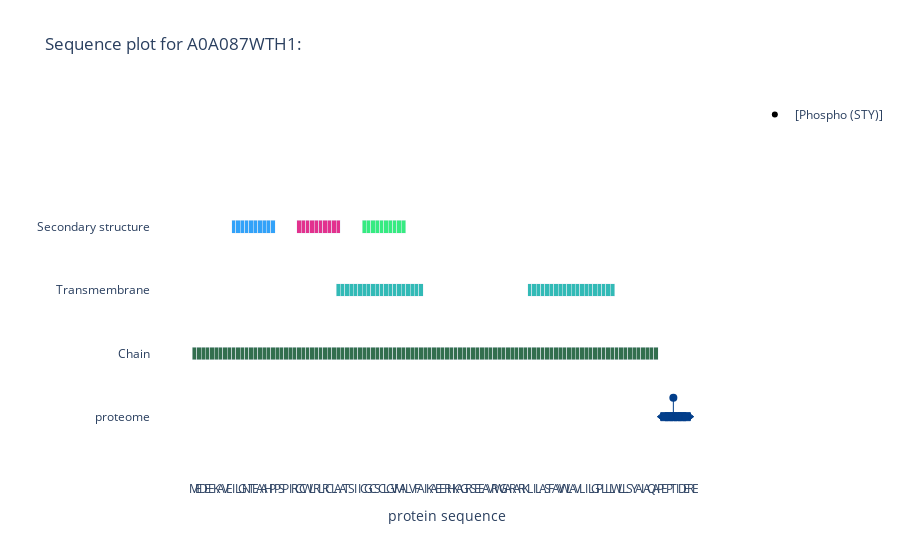

Notebook cell for this chart:
### Code cell
#hide
plot_peptide_traces(test_formatted_proteome_data,
                  name = 'proteome',
                  protein = "A0A087WTH1",
                  fasta = test_fasta,
                   uniprot=uniprot_annotation,
                   selected_features=all_annotatins,
                    uniprot_feature_dict=uniprot_feature_dict,
                    uniprot_color_dict=uniprot_color_dict)

### Figure 1 — Plotly figure (JSON) as saved in the notebook; plotly's stock layout.template omitted (floating-point values rounded to 4 significant figures)
{"data": [{"hovertemplate": "Peptide: %{meta}<br>Protein IDs: %{text}", "marker": {"color": ["#023e8a", "#023e8a", "#023e8a", "#023e8a", "#023e8a", "#023e8a", "#023e8a", "#023e8a"], "line": {"color": ["#023e8a", "#023e8a", "#023e8a", "#023e8a", "#023e8a", "#023e8a", "#023e8a", "#023e8a"]}, "opacity": 1, "size": [6, 8, 8, 8, 8, 8, 8, 6], "symbol": [7, 1, 1, 1, 1, 1, 1, 8]}, "meta": ["PEPT[Phospho (STY)]IDER", "PEPT[Phospho (STY)]IDER", "PEPT[Phospho (STY)]IDER", "PEPT[Phospho (STY)]IDER", "PEPT[Phospho (STY)]IDER", "PEPT[Phospho (STY)]IDER", "PEPT[Phospho (STY)]IDER", "PEPT[Phospho (STY)]IDER"], "mode": "markers", "name": "", "showlegend": false, "text": ["A0A024R161;A0A087WT10;A0A087WTH1", "A0A024R161;A0A087WT10;A0A087WTH1", "A0A024R161;A0A087WT10;A0A087WTH1", "A0A024R161;A0A087WT10;A0A087WTH1", "A0A024R161;A0A087WT10;A0A087WTH1", "A0A024R161;A0A087WT10;A0A087WTH1", "A0A024R161;A0A087WT10;A0A087WTH1", "A0A024R161;A0A087WT10;A0A087WTH1"], "type": "scatter", "x": [107, 108, 109, 110, 111, 112, 113, 114], "xaxis": "x", "y": [0, 0, 0, 0, 0, 0, 0, 0, 0, 0, 0, 0, 0, 0, 0, 0, 0, 0, 0, 0, 0, 0, 0, 0, 0, 0, 0, 0, 0, 0, 0, 0, 0, 0, 0, 0, 0, 0, 0, 0, 0, 0, 0, 0, 0, 0, 0, 0, 0, 0, 0, 0, 0, 0, 0, 0, 0, 0, 0, 0, 0, 0, 0, 0, 0, 0, 0, 0, 0, 0, 0, 0, 0, 0, 0, 0, 0, 0, 0, 0, 0, 0, 0, 0, 0, 0, 0, 0, 0, 0, 0, 0, 0, 0, 0, 0, 0, 0, 0, 0, 0, 0, 0, 0, 0, 0, 0, 0, 0, 0, 0, 0, 0, 0, 0, 0]}, {"hoverinfo": "text", "hovertext": ["[Phospho (STY)]"], "marker": {"color": ["#023e8a"], "line": {"color": ["#023e8a"]}, "opacity": 1, "size": 8, "symbol": [0]}, "mode": "markers", "name": "", "showlegend": false, "type": "scatter", "x": [110], "xaxis": "x", "y": [0.3]}, {"marker": {"color": "black", "symbol": 0}, "mode": "markers", "name": "[Phospho (STY)]", "showlegend": true, "type": "scatter", "y": [null]}, {"base": [0.9, 0.9, 0.9, 0.9, 0.9, 0.9, 0.9, 0.9, 0.9, 0.9, 0.9, 0.9, 0.9, 0.9, 0.9, 0.9, 0.9, 0.9, 0.9, 0.9, 0.9, 0.9, 0.9, 0.9, 0.9, 0.9, 0.9, 0.9, 0.9, 0.9, 0.9, 0.9, 0.9, 0.9, 0.9, 0.9, 0.9, 0.9, 0.9, 0.9, 0.9, 0.9, 0.9, 0.9, 0.9, 0.9, 0.9, 0.9, 0.9, 0.9, 0.9, 0.9, 0.9, 0.9, 0.9, 0.9, 0.9, 0.9, 0.9, 0.9, 0.9, 0.9, 0.9, 0.9, 0.9, 0.9, 0.9, 0.9, 0.9, 0.9, 0.9, 0.9, 0.9, 0.9, 0.9, 0.9, 0.9, 0.9, 0.9, 0.9, 0.9, 0.9, 0.9, 0.9, 0.9, 0.9, 0.9, 0.9, 0.9, 0.9, 0.9, 0.9, 0.9, 0.9, 0.9, 0.9, 0.9, 0.9, 0.9, 0.9, 0.9, 0.9, 0.9, 0.9, 0.9, 0.9, 0.9], "hoverinfo": "text", "hovertext": "Transmembrane protein 265", "marker": {"color": "#004b23"}, "name": "", "opacity": 0.8, "showlegend": false, "type": "bar", "x": [0, 1, 2, 3, 4, 5, 6, 7, 8, 9, 10, 11, 12, 13, 14, 15, 16, 17, 18, 19, 20, 21, 22, 23, 24, 25, 26, 27, 28, 29, 30, 31, 32, 33, 34, 35, 36, 37, 38, 39, 40, 41, 42, 43, 44, 45, 46, 47, 48, 49, 50, 51, 52, 53, 54, 55, 56, 57, 58, 59, 60, 61, 62, 63, 64, 65, 66, 67, 68, 69, 70, 71, 72, 73, 74, 75, 76, 77, 78, 79, 80, 81, 82, 83, 84, 85, 86, 87, 88, 89, 90, 91, 92, 93, 94, 95, 96, 97, 98, 99, 100, 101, 102, 103, 104, 105, 106], "y": [0.2, 0.2, 0.2, 0.2, 0.2, 0.2, 0.2, 0.2, 0.2, 0.2, 0.2, 0.2, 0.2, 0.2, 0.2, 0.2, 0.2, 0.2, 0.2, 0.2, 0.2, 0.2, 0.2, 0.2, 0.2, 0.2, 0.2, 0.2, 0.2, 0.2, 0.2, 0.2, 0.2, 0.2, 0.2, 0.2, 0.2, 0.2, 0.2, 0.2, 0.2, 0.2, 0.2, 0.2, 0.2, 0.2, 0.2, 0.2, 0.2, 0.2, 0.2, 0.2, 0.2, 0.2, 0.2, 0.2, 0.2, 0.2, 0.2, 0.2, 0.2, 0.2, 0.2, 0.2, 0.2, 0.2, 0.2, 0.2, 0.2, 0.2, 0.2, 0.2, 0.2, 0.2, 0.2, 0.2, 0.2, 0.2, 0.2, 0.2, 0.2, 0.2, 0.2, 0.2, 0.2, 0.2, 0.2, 0.2, 0.2, 0.2, 0.2, 0.2, 0.2, 0.2, 0.2, 0.2, 0.2, 0.2, 0.2, 0.2, 0.2, 0.2, 0.2, 0.2, 0.2, 0.2, 0.2]}, {"base": [1.9, 1.9, 1.9, 1.9, 1.9, 1.9, 1.9, 1.9, 1.9, 1.9, 1.9, 1.9, 1.9, 1.9, 1.9, 1.9, 1.9, 1.9, 1.9, 1.9], "hoverinfo": "text", "hovertext": "Helical; Name=1", "marker": {"color": "#00a9a5"}, "name": "", "opacity": 0.8, "showlegend": false, "type": "bar", "x": [33, 34, 35, 36, 37, 38, 39, 40, 41, 42, 43, 44, 45, 46, 47, 48, 49, 50, 51, 52], "y": [0.2, 0.2, 0.2, 0.2, 0.2, 0.2, 0.2, 0.2, 0.2, 0.2, 0.2, 0.2, 0.2, 0.2, 0.2, 0.2, 0.2, 0.2, 0.2, 0.2]}, {"base": [1.9, 1.9, 1.9, 1.9, 1.9, 1.9, 1.9, 1.9, 1.9, 1.9, 1.9, 1.9, 1.9, 1.9, 1.9, 1.9, 1.9, 1.9, 1.9, 1.9], "hoverinfo": "text", "hovertext": "Helical; Name=2", "marker": {"color": "#00a9a5"}, "name": "", "opacity": 0.8, "showlegend": false, "type": "bar", "x": [77, 78, 79, 80, 81, 82, 83, 84, 85, 86, 87, 88, 89, 90, 91, 92, 93, 94, 95, 96], "y": [0.2, 0.2, 0.2, 0.2, 0.2, 0.2, 0.2, 0.2, 0.2, 0.2, 0.2, 0.2, 0.2, 0.2, 0.2, 0.2, 0.2, 0.2, 0.2, 0.2]}, {"base": [2.9, 2.9, 2.9, 2.9, 2.9, 2.9, 2.9, 2.9, 2.9, 2.9], "hoverinfo": "text", "hovertext": "Helix", "marker": {"color": "#008BF8"}, "name": "", "opacity": 0.8, "showlegend": false, "type": "bar", "x": [9, 10, 11, 12, 13, 14, 15, 16, 17, 18], "y": [0.2, 0.2, 0.2, 0.2, 0.2, 0.2, 0.2, 0.2, 0.2, 0.2]}, {"base": [2.9, 2.9, 2.9, 2.9, 2.9, 2.9, 2.9, 2.9, 2.9, 2.9], "hoverinfo": "text", "hovertext": "Turn", "marker": {"color": "#DC0073"}, "name": "", "opacity": 0.8, "showlegend": false, "type": "bar", "x": [24, 25, 26, 27, 28, 29, 30, 31, 32, 33], "y": [0.2, 0.2, 0.2, 0.2, 0.2, 0.2, 0.2, 0.2, 0.2, 0.2]}, {"base": [2.9, 2.9, 2.9, 2.9, 2.9, 2.9, 2.9, 2.9, 2.9, 2.9], "hoverinfo": "text", "hovertext": "Beta strand", "marker": {"color": "#04E762"}, "name": "", "opacity": 0.8, "showlegend": false, "type": "bar", "x": [39, 40, 41, 42, 43, 44, 45, 46, 47, 48], "y": [0.2, 0.2, 0.2, 0.2, 0.2, 0.2, 0.2, 0.2, 0.2, 0.2]}], "layout": {"bargap": 0, "barmode": "stack", "hoverdistance": 1, "hovermode": "x unified", "plot_bgcolor": "rgba(0,0,0,0)", "shapes": [{"line": {"color": "#023e8a", "width": 1}, "type": "line", "x0": 110, "x1": 110, "y0": 0, "y1": 0.3}], "title": {"text": "Sequence plot for A0A087WTH1:"}, "xaxis": {"range": [-10, 126], "tickangle": 0, "tickmode": "array", "ticktext": ["M", "E", "D", "E", "E", "K", "A", "V", "E", "I", "L", "G", "N", "T", "E", "A", "A", "H", "P", "P", "S", "P", "I", "R", "C", "C", "W", "L", "R", "L", "R", "C", "L", "A", "A", "T", "S", "I", "I", "C", "G", "C", "S", "C", "L", "G", "V", "M", "A", "L", "V", "F", "A", "I", "K", "A", "E", "E", "R", "H", "K", "A", "G", "R", "S", "E", "E", "A", "V", "R", "W", "G", "A", "R", "A", "R", "K", "L", "I", "L", "A", "S", "F", "A", "V", "W", "L", "A", "V", "L", "I", "L", "G", "P", "L", "L", "L", "W", "L", "L", "S", "Y", "A", "I", "A", "Q", "A", "P", "E", "P", "T", "I", "D", "E", "R", "E"], "tickvals": [0, 1, 2, 3, 4, 5, 6, 7, 8, 9, 10, 11, 12, 13, 14, 15, 16, 17, 18, 19, 20, 21, 22, 23, 24, 25, 26, 27, 28, 29, 30, 31, 32, 33, 34, 35, 36, 37, 38, 39, 40, 41, 42, 43, 44, 45, 46, 47, 48, 49, 50, 51, 52, 53, 54, 55, 56, 57, 58, 59, 60, 61, 62, 63, 64, 65, 66, 67, 68, 69, 70, 71, 72, 73, 74, 75, 76, 77, 78, 79, 80, 81, 82, 83, 84, 85, 86, 87, 88, 89, 90, 91, 92, 93, 94, 95, 96, 97, 98, 99, 100, 101, 102, 103, 104, 105, 106, 107, 108, 109, 110, 111, 112, 113, 114, 115], "title": {"text": "protein sequence"}}, "yaxis": {"automargin": true, "range": [-1, 5], "showticklabels": true, "tickmode": "array", "ticktext": ["proteome", "Chain", "Transmembrane", "Secondary structure"], "tickvals": [0, 1, 2, 3], "title": {"text": ""}}}}
